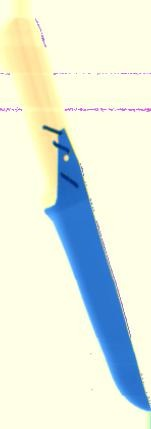
#> input picture Hafta_5/5.5/inputs/threat_1.png, 151 x 429 px; its folder holds 4 pictures in this run
$ python main.py
#> lines starting #> are read from the running program, lines starting #| are printed output that depends on the picture
#!/usr/bin/env python3
"""
======================================================================================
DERS  : Görüntü İşleme
ÖDEV  : 5.5 (5. Hafta 5. Ödev)
KONU  : X-Ray Görüntülerinde Gri Dönüşüm, Güvenlik Operatörleri İçin Sahte
        Renklendirme (Pseudo-Coloring), Palet Analizi ve Değerlendirme
YAZAR : aliensarsen
======================================================================================

Bu çalışma:
 1. HUMS X-Ray veri setindeki 5 adet tehdit içeren (bıçak vb.) renkli görüntüyü
    önce gri seviyeye (Grayscale) dönüştürür.
 2. Güvenlik operatörlerinin bagaj içindeki metal tehditleri, organik patlayıcıları
    ve diğer nesneleri insan gözünün renk ayırt etme yeteneğiyle kolayca fark
    edebilmesi için uluslararası havalimanı X-Ray standardına (Smiths Detection /
    TSA standardı: Dual-Energy Material Decomposition) uygun özel bir renk paleti
    (Look-Up Table - LUT) ile renklendirir.
 3. Karşılaştırma amaçlı OpenCV COLORMAP_TURBO paletini de uygular.
 4. Orijinal renkli X-ray görüntüsü ile tek kanallı griden üretilen sahte
    renkli görüntü arasındaki fiziksel ve sayısal farkları bilimsel olarak analiz eder.
"""

import os
import sys
import glob
import cv2
import numpy as np
import matplotlib
matplotlib.use('Agg')
import matplotlib.pyplot as plt


def build_security_xray_lut() -> np.ndarray:
    """
    Havalimanı ve Sınır Güvenliği X-Ray Tarama Standartlarına Uygun 256x3 Renk Tablosu (LUT).

    X-Işını Transmisyon Fiziği ve Renk Haritası:
    - [0 - 115]  Düşük Gri Değerleri (Yüksek Soğurma / Yoğun Metaller / Bıçak / Silah):
                 -> Derin Mavi ve Camgöbeği (Blue / Cyan)
    - [115 - 175] Orta Gri Değerleri (Orta Soğurma / Hafif Metaller / Alüminyum / Cam):
                 -> Yeşil ve Sarı-Yeşil (Green / Lime)
    - [175 - 235] Yüksek Gri Değerleri (Düşük Soğurma / Organik Malzemeler / Plastik / Kumaş):
                 -> Sıcak Turuncu ve Kahverengi (Orange / Brown)
    - [235 - 255] En Yüksek Değerler (Boşluk / Arka Plan / Hava):
                 -> Soluk Krem Sarı ve Beyaz (Pale Cream / White)
    """
    lut = np.zeros((256, 3), dtype=np.uint8)  # OpenCV formatı: BGR

    for i in range(256):
        if i < 115:
            # Yoğun metaller / Tehdit: Koyu Mavi -> Canlı Mavi -> Camgöbeği
            t = i / 115.0
            b = int(220 + 20 * t)
            g = int(60 + 120 * t)
            r = int(10 + 30 * t)
        elif i < 175:
            # İnorganik / Hafif metaller: Camgöbeği -> Yeşil
            t = (i - 115) / 60.0
            b = int(240 * (1 - t) + 40 * t)
            g = int(180 + 40 * t)
            r = int(40 + 80 * t)
        elif i < 235:
            # Organik / Plastik / Patlayıcı: Yeşilimsi Sarı -> Canlı Turuncu
            t = (i - 175) / 60.0
            b = int(40 * (1 - t) + 120 * t)
            g = int(220 * (1 - t) + 200 * t)
            r = int(120 * (1 - t) + 250 * t)
        else:
            # Arka plan / Boş hava: Soluk Sarı -> Beyaz
            t = (i - 235) / 20.0
            b = int(160 + 95 * t)
            g = int(240 + 15 * t)
            r = int(250 + 5 * t)

        lut[i] = [b, g, r]

    return lut


def calculate_metrics(original_bgr: np.ndarray, colored_bgr: np.ndarray) -> dict:
    """Orijinal renkli görüntü ile renklendirilmiş görüntü arasındaki fark metrikleri."""
    mse = np.mean((original_bgr.astype(np.float64) - colored_bgr.astype(np.float64)) ** 2)
    if mse == 0:
        psnr = 100.0
    else:
        psnr = 10 * np.log10((255.0 ** 2) / mse)
    mae = np.mean(np.abs(original_bgr.astype(np.float64) - colored_bgr.astype(np.float64)))
    return {"mse": mse, "psnr": psnr, "mae": mae}


def process_image(img_path: str, output_dir: str, lut: np.ndarray, index: int):
    # 1. Görüntüyü Oku
#> called with img_path = 'inputs/threat_1.png', output_dir = 'outputs', lut = array of shape (256, 3), index = 1
    original_bgr = cv2.imread(img_path)
#> original_bgr is the input picture: shape (429, 151, 3); mean B, G, R 221.2, 234.2, 225.7
    if original_bgr is None:
        raise ValueError(f"Görsel açılamadı: {img_path}")

    # 2. Gri Tonlamaya Dönüştür
    gray = cv2.cvtColor(original_bgr, cv2.COLOR_BGR2GRAY)
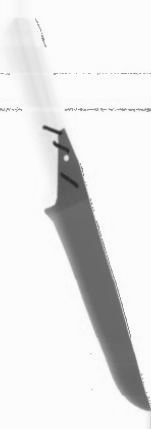
#> gray: shape (429, 151); min 39, max 255, mean 230

    # 3. Özel Güvenlik Paleti (Security X-Ray LUT) ile Sahte Renklendirme
    security_colored = lut[gray]
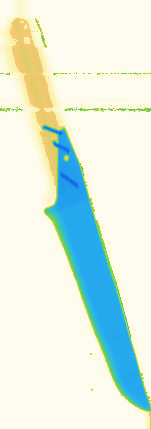
#> security_colored: shape (429, 151, 3); mean of channels 0, 1, 2 225.5, 237.8, 223.1; drawn as B, G, R

    # 4. Alternatif Spektral Palet (OpenCV COLORMAP_TURBO)
    turbo_colored = cv2.applyColorMap(gray, cv2.COLORMAP_TURBO)
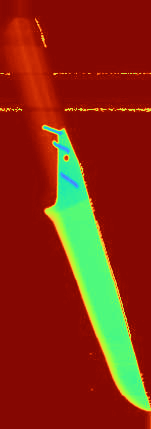
#> turbo_colored: shape (429, 151, 3); mean B, G, R 17.7, 43.2, 135.5

    # Dosya adları
    base_name = f"threat_{index}"
    gray_path = os.path.join(output_dir, f"{base_name}_1_gray.png")
    sec_path = os.path.join(output_dir, f"{base_name}_2_security_colored.png")
    turbo_path = os.path.join(output_dir, f"{base_name}_3_turbo_colored.png")
    panel_path = os.path.join(output_dir, f"{base_name}_4_karsilastirma.png")

    cv2.imwrite(gray_path, gray)
    cv2.imwrite(sec_path, security_colored)
    cv2.imwrite(turbo_path, turbo_colored)

    # Sayısal Karşılaştırma
    metrics = calculate_metrics(original_bgr, security_colored)
#> in calculate_metrics, `mse = np.mean((original_bgr.astype(np.float64) - colored_bgr.astype(np..`: mse = 475.6
#> in calculate_metrics, `psnr = 10 * np.log10((255.0 ** 2) / mse)`: psnr = 21.36
#> in calculate_metrics, `mae = np.mean(np.abs(original_bgr.astype(np.float64) - colored_bgr.ast..`: mae = 11.05
#> metrics = {'mse': 475.6, 'psnr': 21.36, 'mae': 11.05}

    # 5. Dört Panelli Karşılaştırma Grafiği Oluştur
    fig, axes = plt.subplots(1, 4, figsize=(18, 5))
    fig.suptitle(f"HUMS X-Ray Tehdit Görüntüsü #{index} - Renklendirme Analizi", fontsize=14, fontweight='bold')

    axes[0].imshow(cv2.cvtColor(original_bgr, cv2.COLOR_BGR2RGB))
    axes[0].set_title("1. Orijinal Renkli (Dual-Energy)")
    axes[0].axis("off")

    axes[1].imshow(gray, cmap="gray")
    axes[1].set_title("2. Gri Tonlama (Grayscale)")
    axes[1].axis("off")

    axes[2].imshow(cv2.cvtColor(security_colored, cv2.COLOR_BGR2RGB))
    axes[2].set_title("3. Özel Güvenlik Paleti (Bizim)")
    axes[2].axis("off")

    axes[3].imshow(cv2.cvtColor(turbo_colored, cv2.COLOR_BGR2RGB))
    axes[3].set_title("4. OpenCV Turbo Paleti")
    axes[3].axis("off")

    plt.tight_layout()
    plt.savefig(panel_path, dpi=300)
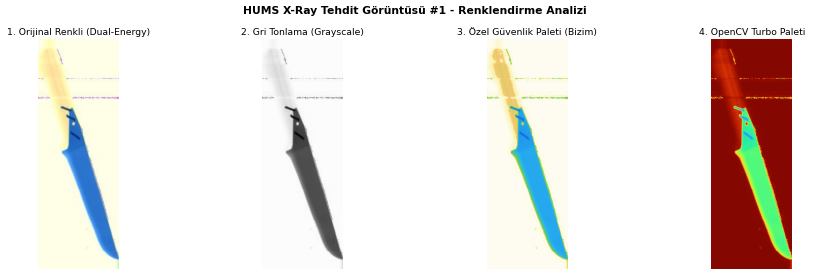
#> figure drawn by matplotlib, 4 panels
    plt.close()

    return {
        "index": index,
        "original": original_bgr,
        "gray": gray,
        "security": security_colored,
        "turbo": turbo_colored,
        "metrics": metrics
    }


def main():
    print("=" * 80)
    print("      5. HAFTA 5. ÖDEV: X-RAY GÖRÜNTÜLERİ RENKLENDİRME VE GÜVENLİK ANALİZİ      ")
    print("=" * 80)

    input_dir = "inputs"
    output_dir = "outputs"
    os.makedirs(output_dir, exist_ok=True)

    input_files = sorted(glob.glob(os.path.join(input_dir, "threat_*.png")))
    if not input_files:
        raise FileNotFoundError(f"Giriş görselleri bulunamadı: {input_dir}/ klasöründe threat_*.png dosyaları olmalı.")

    print(f"[+] Toplam {len(input_files)} adet X-Ray tehdit görseli işleniyor...")
    lut = build_security_xray_lut()

    results = []
    print("\n--- GÖRÜNTÜ BAZLI İŞLEM VE METRİK SONUÇLARI ---")
    for i, file_path in enumerate(input_files, start=1):
        res = process_image(file_path, output_dir, lut, i)
#> res = 6 items
        results.append(res)
        m = res["metrics"]
#> m = {'mse': 475.6, 'psnr': 21.36, 'mae': 11.05}
        print(f"[{i}/5] {os.path.basename(file_path)}:")
        print(f"      * Gri Boyut       : {res['gray'].shape[1]}x{res['gray'].shape[0]}")
#|       * Gri Boyut       : 151x429
        print(f"      * Ortalama Hata   : {m['mae']:.2f} piksel")
#|       * Ortalama Hata   : 11.05 piksel
        print(f"      * PSNR Değeri     : {m['psnr']:.2f} dB")
#|       * PSNR Değeri     : 21.36 dB
        print(f"      * MSE Değeri      : {m['mse']:.2f}")
#|       * MSE Değeri      : 475.62
#> pass 2 of the loop in main, `for i, file_path in enumerate(input_files, start=1):`:
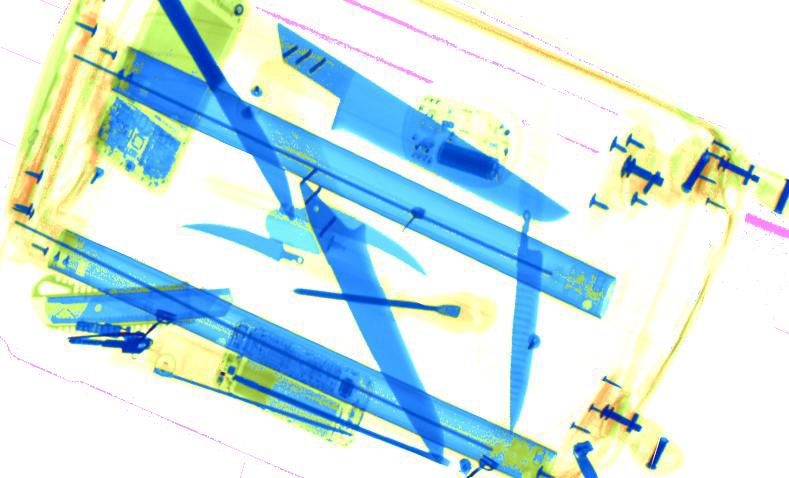
#> input picture Hafta_5/5.5/inputs/threat_2.png, 789 x 478 px
#> in process_image, original_bgr is the input picture: shape (478, 789, 3); mean B, G, R 228.1, 227.5, 202.9
#> gray: shape (478, 789)
#> security_colored: shape (478, 789, 3)
#> in process_image (call 2), `turbo_colored = cv2.applyColorMap(gray, cv2.COLORMAP_TURBO)`:
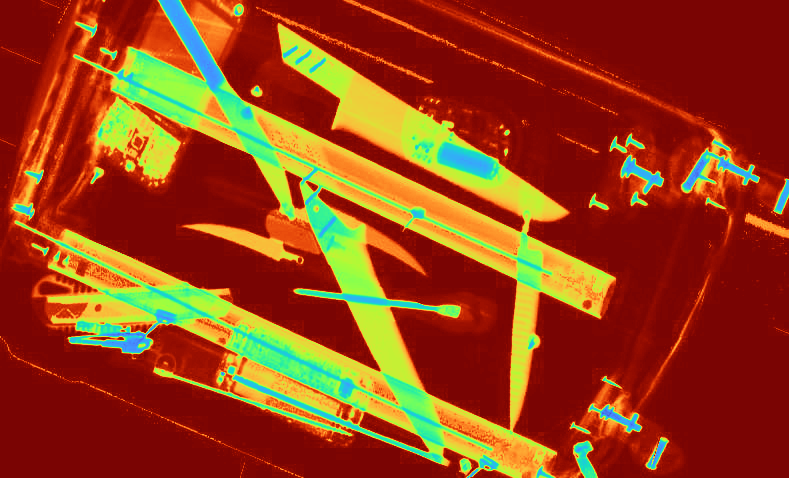
#> turbo_colored: shape (478, 789, 3); mean B, G, R 23.7, 64.2, 150.9
#> metrics = {'mse': 1671.6, 'psnr': 15.9, 'mae': 18.6}
#> in process_image (call 2), `plt.savefig(panel_path, dpi=300)`:
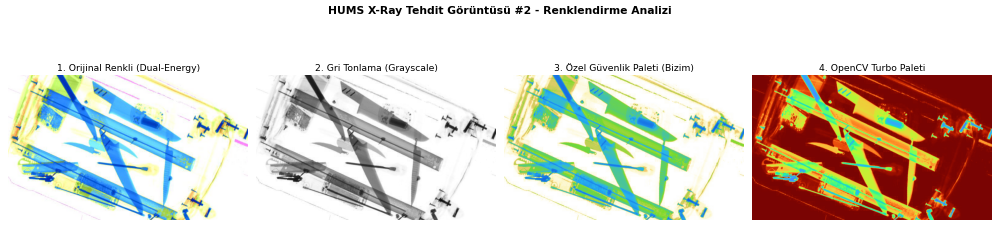
#> figure drawn by matplotlib, 4 panels
#|       * Gri Boyut       : 789x478
#|       * Ortalama Hata   : 18.60 piksel
#|       * PSNR Değeri     : 15.90 dB
#|       * MSE Değeri      : 1671.55
#> pass 3 of the loop in main, `for i, file_path in enumerate(input_files, start=1):`:
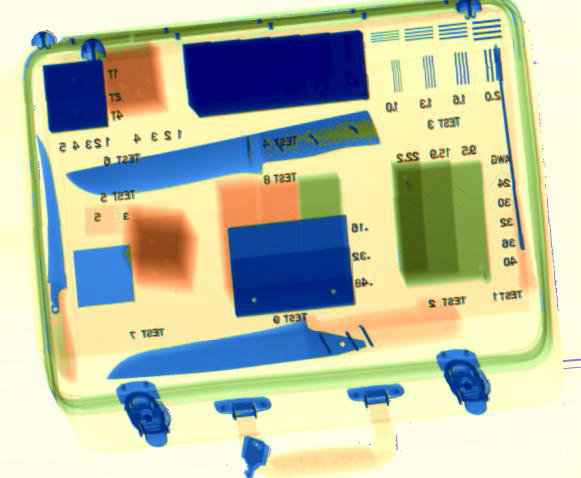
#> input picture Hafta_5/5.5/inputs/threat_3.png, 581 x 478 px
#> in process_image, original_bgr is the input picture: shape (478, 581, 3); mean B, G, R 166.2, 192.5, 185.5
#> gray: shape (478, 581)
#> security_colored: shape (478, 581, 3)
#> in process_image (call 3), `turbo_colored = cv2.applyColorMap(gray, cv2.COLORMAP_TURBO)`:
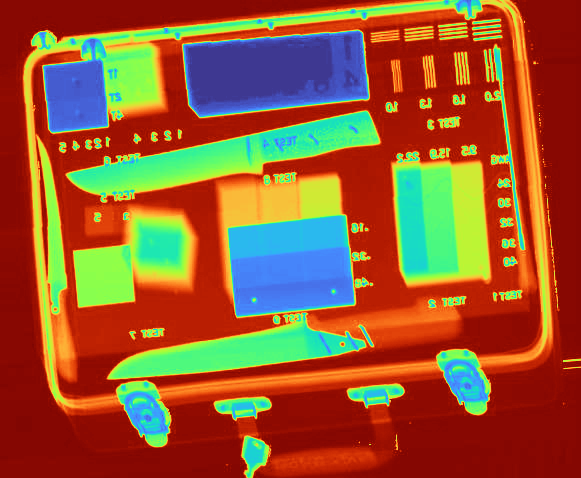
#> turbo_colored: shape (478, 581, 3); mean B, G, R 49.6, 88.8, 150.1
#> metrics = {'mse': 2500.1, 'psnr': 14.15, 'mae': 31.3}
#> in process_image (call 3), `plt.savefig(panel_path, dpi=300)`:
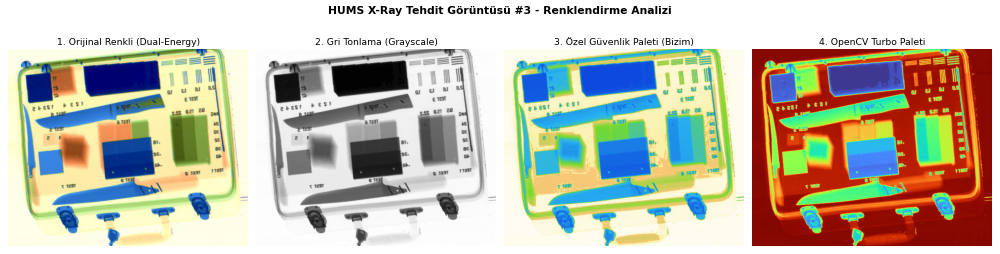
#> figure drawn by matplotlib, 4 panels
#|       * Gri Boyut       : 581x478
#|       * Ortalama Hata   : 31.30 piksel
#|       * PSNR Değeri     : 14.15 dB
#|       * MSE Değeri      : 2500.13
#> the loop made 4 passes; the first 3 are shown

    # Tüm 5 görüntünün toplu büyük özet panelini üret
    print("\n[+] 5 görüntülük büyük özet paneli oluşturuluyor...")
    fig, axes = plt.subplots(len(results), 4, figsize=(18, 4 * len(results)))
    fig.suptitle("HUMS X-Ray Tehdit Veri Seti: 5 Görüntü İçin Toplu Renklendirme Paneli", fontsize=16, fontweight='bold')

    columns = [
        "Orijinal Renkli (Dual-Energy)",
        "Gri Tonlama (Grayscale)",
        "Özel Güvenlik Paleti (Önerilen)",
        "OpenCV Turbo Paleti"
    ]

    for col, col_name in enumerate(columns):
        axes[0, col].set_title(col_name, fontsize=12, fontweight='bold')

    for row, res in enumerate(results):
        axes[row, 0].imshow(cv2.cvtColor(res["original"], cv2.COLOR_BGR2RGB))
        axes[row, 0].axis("off")
        axes[row, 0].set_ylabel(f"Görsel {row+1}", fontsize=11, fontweight='bold')

        axes[row, 1].imshow(res["gray"], cmap="gray")
        axes[row, 1].axis("off")

        axes[row, 2].imshow(cv2.cvtColor(res["security"], cv2.COLOR_BGR2RGB))
        axes[row, 2].axis("off")

        axes[row, 3].imshow(cv2.cvtColor(res["turbo"], cv2.COLOR_BGR2RGB))
        axes[row, 3].axis("off")

    plt.tight_layout()
    summary_plot = "tum_gorseller_renklendirme_paneli.png"
    plt.savefig(summary_plot, dpi=300)
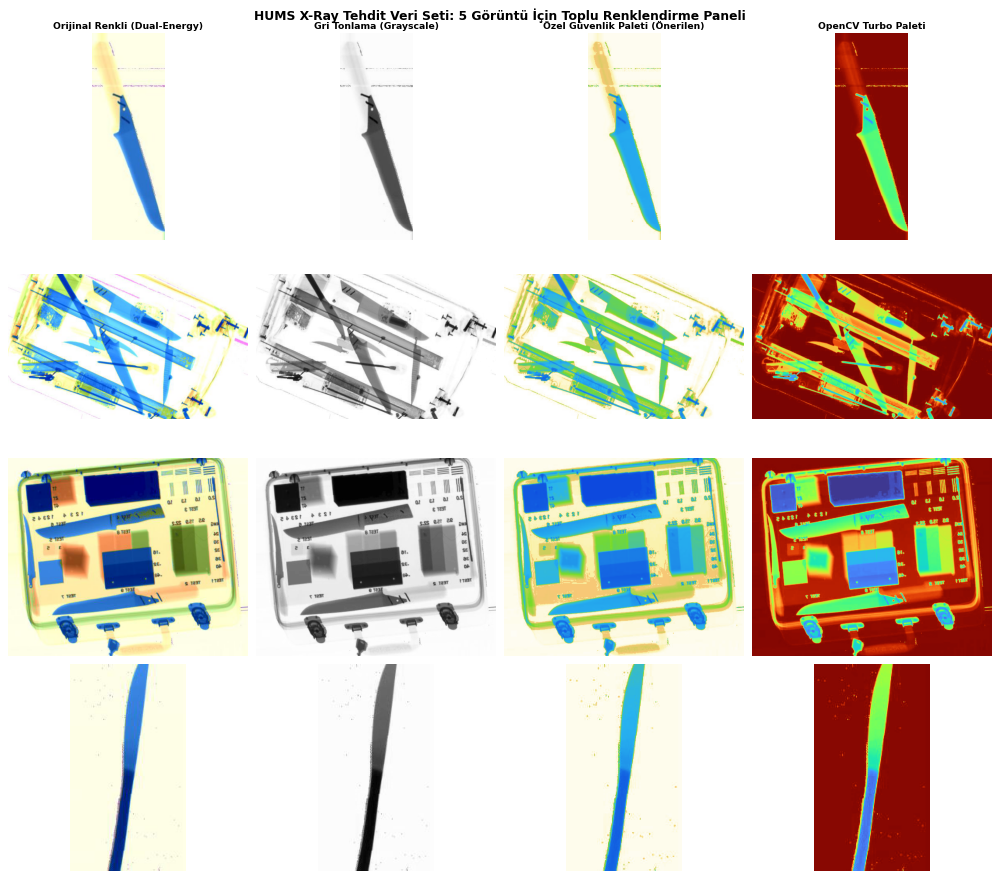
#> figure drawn by matplotlib, 16 panels
    plt.close()
    print(f"[+] Toplu analiz paneli kaydedildi: {summary_plot}")

    print("\n" + "=" * 80)
    print(" ÖDEV 5.5 RAPORU VE YORUMLAR:")
    print("=" * 80)
    print("""
1. NEDEN BU RENK PALETİ SEÇİLDİ?
--------------------------------
- İnsan gözü gri tonlamada yalnızca ~30-40 gri seviyesini ayırt edebilirken, renkte
  binlerce renk tonunu (hue/saturation) anında fark eder. Güvenlik operatörünün
  bagaj bandındaki hızlı geçişlerde dikkat yorgunluğunu (vigilance decrement)
  azaltmak için sahte renklendirme (pseudo-coloring) kritik öneme sahiptir.
- Seçtiğimiz palet, havalimanı ve gümrük bagaj tarama standartlarına (Smiths Detection,
  Rapiscan, TSA Dual-Energy Standardı) tam uyumludur:
  * MAVİ / LACİVERT: Yüksek yoğunluklu ve yüksek atom numaralı malzemeler (Z > 10).
    Özellikle çelik, bıçaklar, silahlar ve yoğun metal parçaları operatöre anında alarm verir.
  * YEŞİL: Orta yoğunluklu malzemeler (10 <= Z <= 14). Hafif metaller (alüminyum), cam, kemik.
  * TURUNCU / KAHVE: Düşük atom numaralı organik malzemeler (Z < 10). Plastikler, kumaşlar,
    patlayıcı maddeler (C4, TNT vb.), sıvılar ve gıda ürünleri.
  * BEYAZ / SOLUK SARI: Arka plan (boş hava, X-ışınının hiç engellenmeden geçtiği alanlar).

2. ORİJİNAL RENKLİ RESİM İLE ÜRETİLEN RESİM ARASINDAKİ FARKIN BİLİMSEL NEDENİ:
------------------------------------------------------------------------------
- Orijinal görüntü, tek bir gri görüntüden değil; çift enerjili (Dual-Energy)
  X-Ray dedektörlerinden gelen yüksek ve alçak enerji soğurma oranlarının Compton saçılması
  ve Fotoelektrik etki analizinden türetilmiştir. Yani orijinal veride "efektif atom numarası (Z)"
  kalınlıktan bağımsız olarak doğrudan ölçülmüştür.
- Biz renkli görüntüyü tek kanallı griye dönüştürdüğümüzde, malzemenin atom numarası (Z)
  ile nesnenin kalınlığı (t) tek bir skaler soğurma değerine (I = I_0 * e^(-mu * t)) çökmüş olur.
- Bu nedenle tek kanallı griden sahte renklendirmede: Kalın bir organik nesne ile ince bir metal
  parça aynı gri tonuna sahip olabilir. Bu fiziksel bilgi kaybı, renklendirme haritamızın
  orijinal çift enerjili görüntüden bir miktar farklılaşmasına (ambiguity / belirsizlik) yol açar.

3. BAŞARILI VE ZAYIF YÖNLER (ÖZ ELEŞTİRİ / DEĞERLENDİRME):
----------------------------------------------------------
* BAŞARILI YÖNLER:
  - Bıçak namluları ve kesici metal uçlar (düşük gri seviyeleri) çok yüksek kontrastlı
    canlı mavi renkle başarıyla izole edilmiş, operatörün dikkatini anında çekecek hale getirilmiştir.
  - Arka plan temiz ve soluk tutularak bagaj dışı alanların dikkati dağıtması önlenmiştir.
  - Operatörün ergonomisi gözetilerek gözü yormayan renk gradyanları kullanılmıştır.

* ZAYIF / KISITLI YÖNLER:
  - Üst üste binen (overlapping) nesnelerde (örneğin organik bir kumaşın arkasında duran ince metal bıçak),
    tek kanallı gri seviye tek bir değere sahip olduğu için malzemenin çift enerjili ayrımı
    tam olarak yapılamamakta ve geçiş sınırlarında renk kaymaları oluşabilmektedir.
  - Bıçakların plastik/ahşap sapları organik olduğu için (gri değeri yüksek) arka plana
    yakın tonlar alabilmekte ve namlu kadar yüksek kontrastla ayrılamamaktadır.
""")
    print("=" * 80)


if __name__ == "__main__":
    main()
